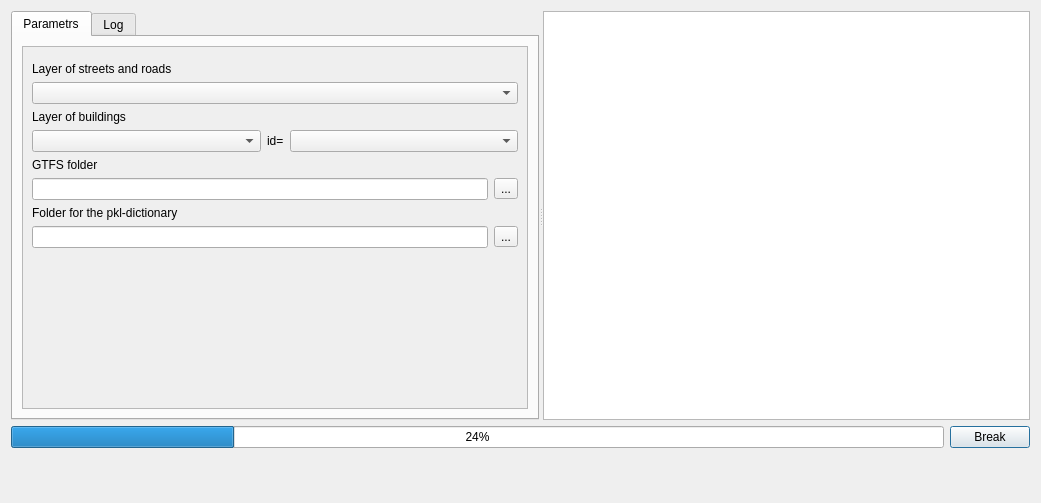
<?xml version="1.0" encoding="UTF-8"?>
<ui version="4.0">
 <class>Dialog</class>
 <widget class="QDialog" name="Dialog">
  <property name="windowModality">
   <enum>Qt::NonModal</enum>
  </property>
  <property name="geometry">
   <rect>
    <x>0</x>
    <y>0</y>
    <width>1041</width>
    <height>503</height>
   </rect>
  </property>
  <property name="sizePolicy">
   <sizepolicy hsizetype="Preferred" vsizetype="Preferred">
    <horstretch>0</horstretch>
    <verstretch>0</verstretch>
   </sizepolicy>
  </property>
  <property name="windowTitle">
   <string>Dialog</string>
  </property>
  <property name="modal">
   <bool>false</bool>
  </property>
  <layout class="QVBoxLayout" name="verticalLayout">
   <property name="sizeConstraint">
    <enum>QLayout::SetDefaultConstraint</enum>
   </property>
   <item>
    <widget class="QSplitter" name="splitter">
     <property name="orientation">
      <enum>Qt::Horizontal</enum>
     </property>
     <widget class="QTabWidget" name="tabWidget">
      <property name="sizePolicy">
       <sizepolicy hsizetype="Preferred" vsizetype="Preferred">
        <horstretch>0</horstretch>
        <verstretch>0</verstretch>
       </sizepolicy>
      </property>
      <property name="currentIndex">
       <number>0</number>
      </property>
      <property name="usesScrollButtons">
       <bool>true</bool>
      </property>
      <property name="tabsClosable">
       <bool>false</bool>
      </property>
      <widget class="QWidget" name="tab">
       <property name="sizePolicy">
        <sizepolicy hsizetype="Preferred" vsizetype="Preferred">
         <horstretch>0</horstretch>
         <verstretch>0</verstretch>
        </sizepolicy>
       </property>
       <attribute name="title">
        <string>Parametrs</string>
       </attribute>
       <layout class="QHBoxLayout" name="horizontalLayout">
        <property name="sizeConstraint">
         <enum>QLayout::SetDefaultConstraint</enum>
        </property>
        <item>
         <widget class="QScrollArea" name="scrollArea">
          <property name="sizePolicy">
           <sizepolicy hsizetype="Preferred" vsizetype="Preferred">
            <horstretch>0</horstretch>
            <verstretch>0</verstretch>
           </sizepolicy>
          </property>
          <property name="layoutDirection">
           <enum>Qt::LeftToRight</enum>
          </property>
          <property name="widgetResizable">
           <bool>true</bool>
          </property>
          <widget class="QWidget" name="scrollAreaWidgetContents_2">
           <property name="geometry">
            <rect>
             <x>0</x>
             <y>0</y>
             <width>506</width>
             <height>257</height>
            </rect>
           </property>
           <property name="sizePolicy">
            <sizepolicy hsizetype="Preferred" vsizetype="Preferred">
             <horstretch>0</horstretch>
             <verstretch>0</verstretch>
            </sizepolicy>
           </property>
           <layout class="QVBoxLayout" name="verticalLayout_2">
            <property name="sizeConstraint">
             <enum>QLayout::SetDefaultConstraint</enum>
            </property>
            <item>
             <layout class="QFormLayout" name="formLayout">
              <item row="0" column="0">
               <layout class="QVBoxLayout" name="verticalLayout_4"/>
              </item>
              <item row="6" column="0">
               <widget class="QLabel" name="label_3">
                <property name="text">
                 <string>Layer of streets and roads</string>
                </property>
               </widget>
              </item>
              <item row="10" column="0">
               <widget class="QLabel" name="label_2">
                <property name="text">
                 <string>Layer of buildings</string>
                </property>
               </widget>
              </item>
              <item row="16" column="0" colspan="2">
               <layout class="QHBoxLayout" name="horizontalLayout_4">
                <item>
                 <widget class="QLineEdit" name="txtPathToProtocols">
                  <property name="sizePolicy">
                   <sizepolicy hsizetype="Expanding" vsizetype="Maximum">
                    <horstretch>0</horstretch>
                    <verstretch>0</verstretch>
                   </sizepolicy>
                  </property>
                  <property name="baseSize">
                   <size>
                    <width>16</width>
                    <height>0</height>
                   </size>
                  </property>
                 </widget>
                </item>
                <item>
                 <widget class="QToolButton" name="toolButton_protocol">
                  <property name="text">
                   <string>...</string>
                  </property>
                 </widget>
                </item>
               </layout>
              </item>
              <item row="7" column="0" colspan="2">
               <layout class="QHBoxLayout" name="horizontalLayout_5">
                <item>
                 <widget class="QComboBox" name="cmbLayersRoad">
                  <property name="sizePolicy">
                   <sizepolicy hsizetype="Preferred" vsizetype="Maximum">
                    <horstretch>0</horstretch>
                    <verstretch>0</verstretch>
                   </sizepolicy>
                  </property>
                  <property name="insertPolicy">
                   <enum>QComboBox::InsertAtTop</enum>
                  </property>
                 </widget>
                </item>
               </layout>
              </item>
              <item row="11" column="0" colspan="2">
               <layout class="QHBoxLayout" name="horizontalLayout_6">
                <item>
                 <widget class="QComboBox" name="cmbLayers">
                  <property name="sizePolicy">
                   <sizepolicy hsizetype="Preferred" vsizetype="Maximum">
                    <horstretch>0</horstretch>
                    <verstretch>0</verstretch>
                   </sizepolicy>
                  </property>
                  <property name="mouseTracking">
                   <bool>false</bool>
                  </property>
                 </widget>
                </item>
                <item>
                 <widget class="QLabel" name="label_5">
                  <property name="sizePolicy">
                   <sizepolicy hsizetype="Fixed" vsizetype="Preferred">
                    <horstretch>0</horstretch>
                    <verstretch>0</verstretch>
                   </sizepolicy>
                  </property>
                  <property name="text">
                   <string>id=</string>
                  </property>
                 </widget>
                </item>
                <item>
                 <widget class="QComboBox" name="cmbLayers_fields"/>
                </item>
               </layout>
              </item>
              <item row="15" column="0">
               <widget class="QLabel" name="label">
                <property name="text">
                 <string>Folder for the pkl-dictionary</string>
                </property>
               </widget>
              </item>
              <item row="13" column="0" colspan="2">
               <layout class="QHBoxLayout" name="horizontalLayout_3">
                <item>
                 <widget class="QLineEdit" name="txtPathToGTFS">
                  <property name="sizePolicy">
                   <sizepolicy hsizetype="Expanding" vsizetype="Maximum">
                    <horstretch>0</horstretch>
                    <verstretch>0</verstretch>
                   </sizepolicy>
                  </property>
                  <property name="baseSize">
                   <size>
                    <width>16</width>
                    <height>0</height>
                   </size>
                  </property>
                 </widget>
                </item>
                <item>
                 <widget class="QToolButton" name="toolButton_GTFS">
                  <property name="text">
                   <string>...</string>
                  </property>
                 </widget>
                </item>
               </layout>
              </item>
              <item row="12" column="0">
               <widget class="QLabel" name="label_4">
                <property name="text">
                 <string>GTFS folder</string>
                </property>
               </widget>
              </item>
             </layout>
            </item>
           </layout>
          </widget>
         </widget>
        </item>
       </layout>
      </widget>
      <widget class="QWidget" name="tab_2">
       <attribute name="title">
        <string>Log</string>
       </attribute>
       <layout class="QVBoxLayout" name="verticalLayout_3">
        <item>
         <widget class="QTextBrowser" name="textLog"/>
        </item>
       </layout>
      </widget>
     </widget>
     <widget class="QPlainTextEdit" name="textInfo">
      <property name="readOnly">
       <bool>true</bool>
      </property>
     </widget>
    </widget>
   </item>
   <item>
    <layout class="QHBoxLayout" name="horizontalLayout_2">
     <item>
      <widget class="QProgressBar" name="progressBar">
       <property name="value">
        <number>24</number>
       </property>
      </widget>
     </item>
     <item>
      <widget class="QPushButton" name="btnBreakOn">
       <property name="text">
        <string>Break</string>
       </property>
      </widget>
     </item>
    </layout>
   </item>
   <item>
    <widget class="QFrame" name="gridFrame">
     <layout class="QGridLayout" name="gridLayout_2">
      <property name="sizeConstraint">
       <enum>QLayout::SetFixedSize</enum>
      </property>
      <property name="spacing">
       <number>0</number>
      </property>
      <item row="0" column="0">
       <widget class="QLabel" name="lblMessages">
        <property name="text">
         <string/>
        </property>
       </widget>
      </item>
     </layout>
    </widget>
   </item>
   <item alignment="Qt::AlignRight">
    <widget class="QDialogButtonBox" name="buttonBox">
     <property name="standardButtons">
      <set>QDialogButtonBox::NoButton</set>
     </property>
     <property name="centerButtons">
      <bool>true</bool>
     </property>
    </widget>
   </item>
  </layout>
 </widget>
 <tabstops>
  <tabstop>textInfo</tabstop>
  <tabstop>tabWidget</tabstop>
  <tabstop>btnBreakOn</tabstop>
  <tabstop>textLog</tabstop>
 </tabstops>
 <resources/>
 <connections/>
</ui>
